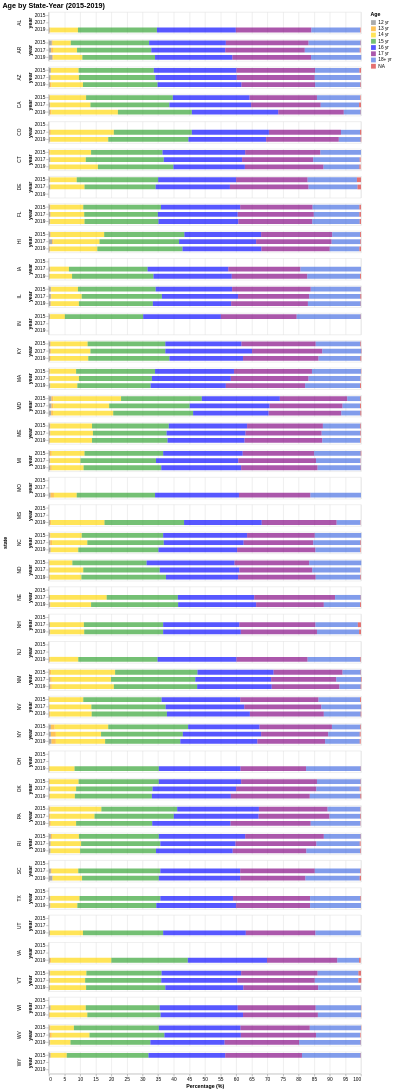

Write the Vega-Lite specification saved for this chart.
### Vega-Lite specification from a JSON file in a GitHub repository (floating-point values rounded to 4 significant figures; data arrays with more than 128 entries replaced by an {"elided": "..."} marker saying what was removed)
{"config": {"view": {"continuousWidth": 400, "continuousHeight": 300}, "range": {"category": ["gray", "orange", "gold", "#2ca02c", "blue", "purple", "royalblue", "#d62728"]}, "title": {"fontSize": 15}}, "data": {"name": "data-6c4dffba376c2250c531b5a929500b35"}, "mark": {"type": "bar", "opacity": 0.66, "size": 10}, "encoding": {"color": {"field": "Age", "sort": {"field": "order", "order": "ascending"}, "type": "nominal"}, "order": {"field": "order", "type": "nominal"}, "row": {"field": "state", "spacing": 10, "type": "nominal"}, "tooltip": [{"field": "state", "title": "State", "type": "nominal"}, {"field": "year", "title": "Year", "type": "ordinal"}, {"field": "Age", "title": "Age", "type": "nominal"}, {"field": "percent", "title": "Percent (%)", "type": "quantitative"}], "x": {"aggregate": "sum", "axis": {"title": "Percentage (%)"}, "field": "percent", "scale": {"domainMax": 100}, "type": "quantitative"}, "y": {"field": "year", "type": "ordinal"}}, "height": 45, "selection": {"selector004": {"type": "interval", "bind": "scales", "encodings": ["x", "y"]}}, "title": "Age by State-Year (2015-2019)", "transform": [{"calculate": "[datum.Age]", "as": "order"}], "width": 650, "$schema": "https://vega.github.io/schema/vega-lite/v4.17.0.json", "datasets": {"data-6c4dffba376c2250c531b5a929500b35": {"elided": "721 records"}}}
